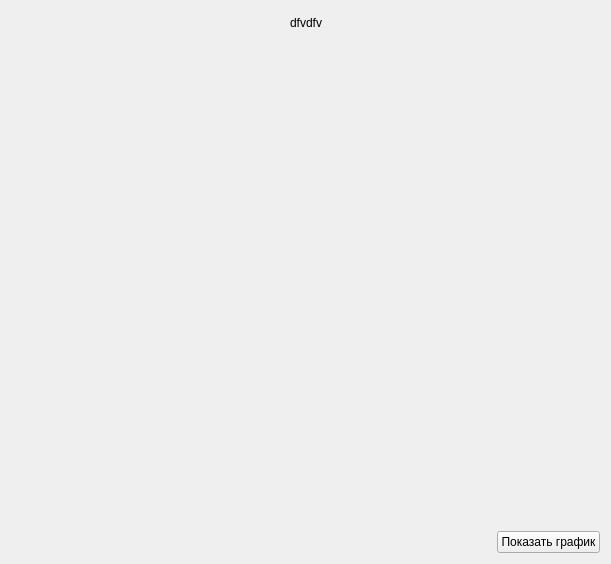
<?xml version="1.0" encoding="UTF-8"?>
<ui version="4.0">
 <class>Graph</class>
 <widget class="QWidget" name="Graph">
  <property name="geometry">
   <rect>
    <x>0</x>
    <y>0</y>
    <width>611</width>
    <height>564</height>
   </rect>
  </property>
  <property name="windowTitle">
   <string>Form</string>
  </property>
  <layout class="QVBoxLayout" name="verticalLayout">
   <item>
    <layout class="QHBoxLayout" name="horizontalLayout_2">
     <item>
      <spacer name="horizontalSpacer_3">
       <property name="orientation">
        <enum>Qt::Horizontal</enum>
       </property>
       <property name="sizeHint" stdset="0">
        <size>
         <width>40</width>
         <height>20</height>
        </size>
       </property>
      </spacer>
     </item>
     <item>
      <widget class="QLabel" name="wordLabel">
       <property name="maximumSize">
        <size>
         <width>16777215</width>
         <height>23</height>
        </size>
       </property>
       <property name="styleSheet">
        <string notr="true">font: 14pt &quot;MS Shell Dlg 2&quot;;</string>
       </property>
       <property name="text">
        <string>dfvdfv</string>
       </property>
       <property name="alignment">
        <set>Qt::AlignCenter</set>
       </property>
      </widget>
     </item>
     <item>
      <spacer name="horizontalSpacer_2">
       <property name="orientation">
        <enum>Qt::Horizontal</enum>
       </property>
       <property name="sizeHint" stdset="0">
        <size>
         <width>40</width>
         <height>20</height>
        </size>
       </property>
      </spacer>
     </item>
    </layout>
   </item>
   <item>
    <widget class="QCustomPlot" name="graphWidget" native="true"/>
   </item>
   <item>
    <layout class="QHBoxLayout" name="horizontalLayout">
     <item>
      <spacer name="horizontalSpacer">
       <property name="orientation">
        <enum>Qt::Horizontal</enum>
       </property>
       <property name="sizeHint" stdset="0">
        <size>
         <width>40</width>
         <height>20</height>
        </size>
       </property>
      </spacer>
     </item>
     <item>
      <widget class="QPushButton" name="btnGraph">
       <property name="text">
        <string>Показать график</string>
       </property>
      </widget>
     </item>
    </layout>
   </item>
  </layout>
 </widget>
 <customwidgets>
  <customwidget>
   <class>QCustomPlot</class>
   <extends>QWidget</extends>
   <header location="global">qcustomplot.h</header>
   <container>1</container>
  </customwidget>
 </customwidgets>
 <resources/>
 <connections/>
</ui>
